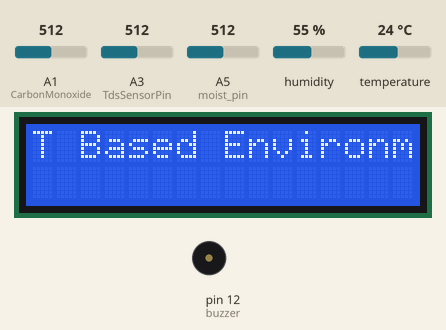
This sketch was run on a simulated Arduino Uno, built for the host (arithmetic inside an expression is 32-bit, double 64-bit). Shown: 16×2 character LCD, buzzer (waves = sounding). Inputs (shaded band) come from the test bench; at power-on: humidity 55 %, A5 (moist_pin) = 512, temperature 24 °C, A1 (CarbonMonoxide) = 512, A3 (TdsSensorPin) = 512. Random numbers use the default seed unless the sketch sets one; the modem accepts every AT command (registered, SIM ready, sends succeed) and sends nothing else; what the sketch prints to the serial monitor is not drawn.

Above: at 4.94 s.
5.3 s: humidity set to 22 %
At 5.3 s:
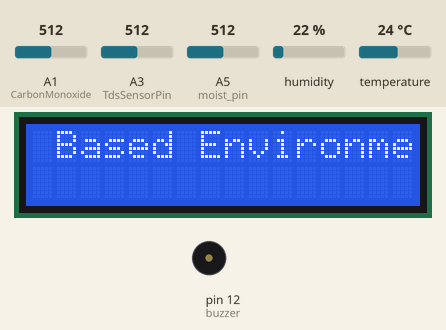
8.0 s: A5 (moist_pin) set to 716
At 8.13 s:
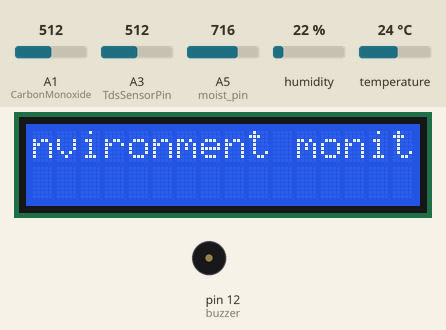
10.8 s: temperature set to 12 °C
At 17.1 s:
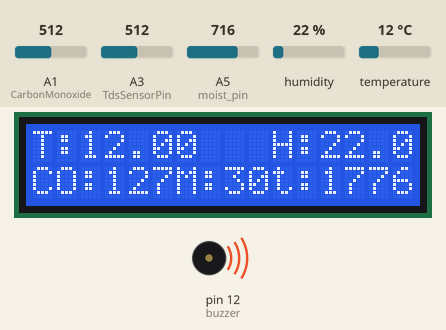
29.2 s: A5 (moist_pin) set to 992
32.0 s: humidity set to 40 %
Timing chart, 0 to 35.0 s (numbered marks = the images above; inputs shaded):
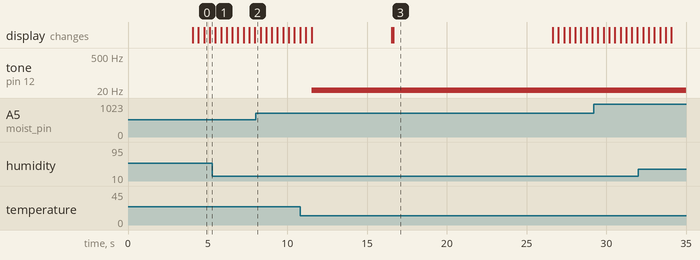

Measured:
- what the display in image 3 shows lasts 10.0 s, from 16.6 s to 26.6 s

The sketch:

sketch_oct14a.ino
```cpp
#include <ThingSpeak.h>
#include<stdlib.h>
#include <SoftwareSerial.h>       //Software Serial library
#include<LiquidCrystal.h>
#include <EEPROM.h>
#include "GravityTDS.h"
#include "DHTStable.h"
DHTStable DHT;

#define CarbonMonoxide A1          //another analog pin
#define dht_apin A0                 //analog pin
#define moist_pin A5                //analog pin for moisture sensor
#define TdsSensorPin A3


int soilMoistureValue = 0;


GravityTDS gravityTds;
int buzzer = 12;
int sensorthres = 100;

SoftwareSerial espSerial(9, 10);   //Pin 9 and 10 act as RX and TX. Connect them to TX and RX of ESP8266
LiquidCrystal lcd(2,3,4,5,6,7);           //lcd pins: 2-rs, 3-en, 4-7: data: D4-D7

char * messagePadded = "IoT Based Environment monitor System";

#define DEBUG true
String mySSID = "JioFiber 4G";       // WiFi SSID
String myPWD = "Leomessi23";       // WiFi Password
String myAPI = "26MSFW9UQP2GCMLI";   // API Key
unsigned long Channel_ID = 1874530;
String myHOST = "api.thingspeak.com";
String myPORT = "80";
String myFIELD_1 = "field1";
String myFIELD_2 = "field2";
String myFIELD_3 = "field3";
String myFIELD_4 = "field4";
String myFIELD_5 = "field5";
String myFIELD_6 = "field6";

int sendVal;
int sensorValue = 0;
int carbonMonoxideValue = 0;
int temperature;
int humidity =0;
int moisture;
float tdsValue = 0;

void setup()
{
  Serial.begin(115200);
  espSerial.begin(9600);

  pinMode(buzzer, OUTPUT); // Set buzzer - pin 12 as an output

  lcd.begin(16,2);                       //matrix
  //StartUpMessage();                      //function call

    gravityTds.setPin(TdsSensorPin);
    gravityTds.setAref(5.0);  //reference voltage on ADC, default 5.0V on Arduino UNO
    gravityTds.setAdcRange(1024);  //1024 for 10bit ADC;4096 for 12bit ADC
    gravityTds.begin();  //initialization

  espData("AT+RST", 1000, DEBUG);                      //Reset the ESP8266 module
  espData("AT+CWMODE=3", 1000, DEBUG);                 //Set the ESP mode as station mode
  espData("AT+CWJAP=\""+ mySSID +"\",\""+ myPWD +"\"", 1000, DEBUG);   //Connect to WiFi network
 /* while(!esp.find("OK"))
  {
      Wait for connection
  }*/
  delay(1000);
  //SetParameters();                       //function call
}
  String espData(String command, const int timeout, boolean debug)
{
  Serial.print("AT Command ==> ");
  Serial.print(command);
  Serial.println("     ");

  String response = "";
  espSerial.println(command);
  long int time = millis();
  while ( (time + timeout) > millis())
  {
    while (espSerial.available())
    {
      char c = espSerial.read();
      response += c;
    }
  }
  if (debug)
  {
    Serial.print(response);

  }
  return response;
}

  void loop()
  {
    /* Here, I'm using the function random(range) to send a random value to the
     ThingSpeak API. You can change this value to any sensor data
     so that the API will show the sensor data
    */
    for (int letter = 0; letter <= strlen(messagePadded) - 16; letter++) //From 0 to upto n-16 characters supply to below function
    {
      showLetters(0, letter);
    }

    DHT.read11(dht_apin);  //reading temperature and humidity from A0 pin: DHT11
    temperature = DHT.getTemperature();
    humidity = DHT.getHumidity();

    gravityTds.setTemperature(temperature);  // set the temperature and execute temperature compensation
    gravityTds.update();  //sample and calculate
    tdsValue = gravityTds.getTdsValue();  // then get the value

    sensorValue = analogRead(CarbonMonoxide);   //reading CO from A1 pin: MQ7
    carbonMonoxideValue = map(sensorValue,0,1023,0,255);   //mapping the value: 10 bit to 8 bit

    if (carbonMonoxideValue > sensorthres)
    {
      tone(buzzer, 10, 100000);
    }
    else
    {
      noTone(buzzer);
    }

   soilMoistureValue = analogRead(moist_pin);  //put Sensor insert into soil
   //float moisture;
   int op;
   op = analogRead(moist_pin);
   Serial.println(op);
   moisture = ( 100 - ( (op/1023.00) * 100) );

    sendVal = random(1000); // Send a random number between 1 and 1000
    String sendData = "GET /update?api_key="+ myAPI +"&"+ myFIELD_1 +"="+String(sendVal);
    sendData = "GET /update?api_key="+ myAPI +"&"+ myFIELD_2 +"="+String(temperature);
    sendData = "GET /update?api_key="+ myAPI +"&"+ myFIELD_3 +"="+String(humidity);
    sendData = "GET /update?api_key="+ myAPI +"&"+ myFIELD_4 +"="+String(carbonMonoxideValue);
    sendData = "GET /update?api_key="+ myAPI +"&"+ myFIELD_5 +"="+String(moisture);
    sendData = "GET /update?api_key="+ myAPI +"&"+ myFIELD_6 +"="+String(tdsValue);


    espData("AT+CIPMUX=1", 1000, DEBUG);       //Allow multiple connections
    espData("AT+CIPSTART=0,\"TCP\",\""+ myHOST +"\","+ myPORT, 1000, DEBUG);
    espData("AT+CIPSEND=0," +String(sendData.length()+20),1000,DEBUG);
    espSerial.find(">");
    espSerial.println(sendData);
    Serial.print("Value to be sent: ");
    Serial.println(sendVal);
    Serial.print("Temperature: ");
    Serial.println(temperature);
    Serial.print("Humidity: ");
    Serial.println(humidity);
    Serial.print("CO: ");
    Serial.println(carbonMonoxideValue);
    Serial.println(soilMoistureValue);
    Serial.print("Moisture Percentage = ");
    Serial.println(moisture);
    Serial.print("TDS value = ");
    Serial.print(tdsValue,0);
    Serial.println("ppm");


    espData("AT+CIPCLOSE=0",1000,DEBUG);
    //DisplayParameters();
    SetParameters();                       //function call
    DisplayParameters();
    delay(10000);
  }


/*void StartUpMessage()
{
  lcd.clear();
  lcd.setCursor(0,0);   //init to row=0, col=0
  lcd.print("IOT WEATHER & PO");
  lcd.println("LLUTION MTR S/M");
}*/

void SetParameters()
{
  lcd.clear();
  lcd.setCursor(0,0);
  lcd.print("T:");
  lcd.setCursor(10,0);
  lcd.print("H:");
  lcd.setCursor(0,1);
  lcd.print("CO:");
  lcd.setCursor(6,1);
  lcd.print("M:");
  lcd.setCursor(10, 1);
  lcd.print("t:");
  delay(100);
}
void DisplayParameters()
{
  lcd.setCursor(2,0);
  lcd.print(DHT.getTemperature());
  lcd.setCursor(12,0);
  lcd.print(DHT.getHumidity());
  lcd.setCursor(3,1);
  lcd.print(carbonMonoxideValue);
  lcd.setCursor(8,1);
  lcd.print(moisture);
  lcd.setCursor(12, 1);
  lcd.print(tdsValue,0);
}
void showLetters(int printStart, int startLetter)
{
  lcd.setCursor(0, 0);
  for (int letter = startLetter; letter <= startLetter + 15; letter++) // Print only 16 chars in Line #1 starting 'startLetter'
  {
    lcd.print(messagePadded[letter]);
  }
  delay(350);
  lcd.clear();
}
/*
  lcd.setCursor(0,0);
  lcd.print("T:");
  lcd.setCursor(10,0);
  lcd.print("H:");
  lcd.setCursor(0,1);
  lcd.print("CO:");
  lcd.setCursor(7,1);
  lcd.print("Moist:");
}*/

  
```
